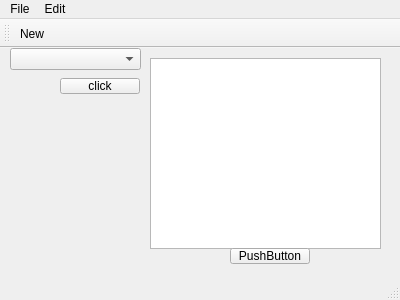
<?xml version="1.0" encoding="UTF-8"?>
<ui version="4.0">
 <class>MainWindow</class>
 <widget class="QMainWindow" name="MainWindow">
  <property name="geometry">
   <rect>
    <x>0</x>
    <y>0</y>
    <width>400</width>
    <height>300</height>
   </rect>
  </property>
  <property name="windowTitle">
   <string>MainWindow</string>
  </property>
  <widget class="QWidget" name="centralWidget">
   <widget class="QComboBox" name="comboBox">
    <property name="geometry">
     <rect>
      <x>10</x>
      <y>0</y>
      <width>131</width>
      <height>22</height>
     </rect>
    </property>
   </widget>
   <widget class="QPushButton" name="pushButton">
    <property name="geometry">
     <rect>
      <x>60</x>
      <y>30</y>
      <width>80</width>
      <height>16</height>
     </rect>
    </property>
    <property name="text">
     <string>click</string>
    </property>
   </widget>
   <widget class="QListWidget" name="listWidget">
    <property name="geometry">
     <rect>
      <x>150</x>
      <y>10</y>
      <width>231</width>
      <height>191</height>
     </rect>
    </property>
   </widget>
   <widget class="QPushButton" name="pushButton_2">
    <property name="geometry">
     <rect>
      <x>230</x>
      <y>200</y>
      <width>80</width>
      <height>16</height>
     </rect>
    </property>
    <property name="text">
     <string>PushButton</string>
    </property>
   </widget>
  </widget>
  <widget class="QMenuBar" name="menuBar">
   <property name="geometry">
    <rect>
     <x>0</x>
     <y>0</y>
     <width>400</width>
     <height>17</height>
    </rect>
   </property>
   <widget class="QMenu" name="menuFile">
    <property name="title">
     <string>File</string>
    </property>
    <addaction name="actionNew"/>
    <addaction name="actionOpen"/>
    <addaction name="actionCopy"/>
    <addaction name="actionExit"/>
   </widget>
   <widget class="QMenu" name="menuEdit">
    <property name="title">
     <string>Edit</string>
    </property>
    <addaction name="actionCopy_2"/>
    <addaction name="actionCut"/>
    <addaction name="actionPaste"/>
   </widget>
   <addaction name="menuFile"/>
   <addaction name="menuEdit"/>
  </widget>
  <widget class="QToolBar" name="mainToolBar">
   <attribute name="toolBarArea">
    <enum>TopToolBarArea</enum>
   </attribute>
   <attribute name="toolBarBreak">
    <bool>false</bool>
   </attribute>
   <addaction name="actionNew"/>
  </widget>
  <widget class="QStatusBar" name="statusBar"/>
  <action name="actionNew">
   <property name="icon">
    <iconset resource="resource.qrc">
     <normaloff>:/images/images/375036adb94e898685b9b6aa10968d3e.jpg</normaloff>:/images/images/375036adb94e898685b9b6aa10968d3e.jpg</iconset>
   </property>
   <property name="text">
    <string>New</string>
   </property>
  </action>
  <action name="actionOpen">
   <property name="icon">
    <iconset resource="resource.qrc">
     <normaloff>:/images/images/57c516a4e2650e5fb7a7e6c726cebea2.jpg</normaloff>:/images/images/57c516a4e2650e5fb7a7e6c726cebea2.jpg</iconset>
   </property>
   <property name="text">
    <string>Open</string>
   </property>
  </action>
  <action name="actionCopy">
   <property name="icon">
    <iconset resource="resource.qrc">
     <normaloff>:/images/images/589efbefcd646acf7682cefcf1562a46.jpg</normaloff>:/images/images/589efbefcd646acf7682cefcf1562a46.jpg</iconset>
   </property>
   <property name="text">
    <string>Copy</string>
   </property>
  </action>
  <action name="actionExit">
   <property name="icon">
    <iconset resource="resource.qrc">
     <normaloff>:/images/images/8f6e81a39703447cd7e50a16b703bcc0.jpg</normaloff>:/images/images/8f6e81a39703447cd7e50a16b703bcc0.jpg</iconset>
   </property>
   <property name="text">
    <string>Exit</string>
   </property>
  </action>
  <action name="actionCopy_2">
   <property name="icon">
    <iconset resource="resource.qrc">
     <normaloff>:/images/images/92015e24d740486a2013eb407fad727c.jpg</normaloff>:/images/images/92015e24d740486a2013eb407fad727c.jpg</iconset>
   </property>
   <property name="text">
    <string>Copy</string>
   </property>
  </action>
  <action name="actionCut">
   <property name="icon">
    <iconset resource="resource.qrc">
     <normaloff>:/images/images/375036adb94e898685b9b6aa10968d3e.jpg</normaloff>:/images/images/375036adb94e898685b9b6aa10968d3e.jpg</iconset>
   </property>
   <property name="text">
    <string>Cut</string>
   </property>
  </action>
  <action name="actionPaste">
   <property name="icon">
    <iconset resource="resource.qrc">
     <normaloff>:/images/images/57c516a4e2650e5fb7a7e6c726cebea2.jpg</normaloff>:/images/images/57c516a4e2650e5fb7a7e6c726cebea2.jpg</iconset>
   </property>
   <property name="text">
    <string>Paste</string>
   </property>
  </action>
 </widget>
 <layoutdefault spacing="6" margin="11"/>
 <resources>
  <include location="resource.qrc"/>
 </resources>
 <connections/>
</ui>
